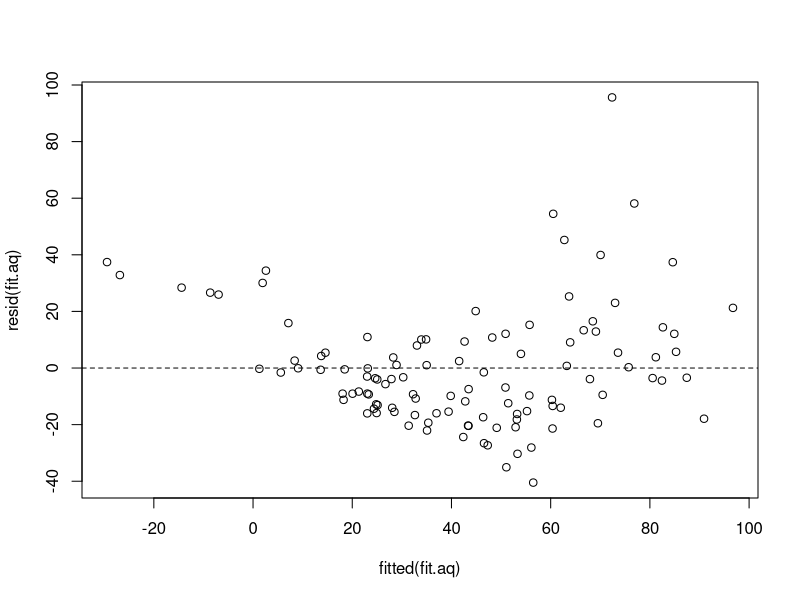
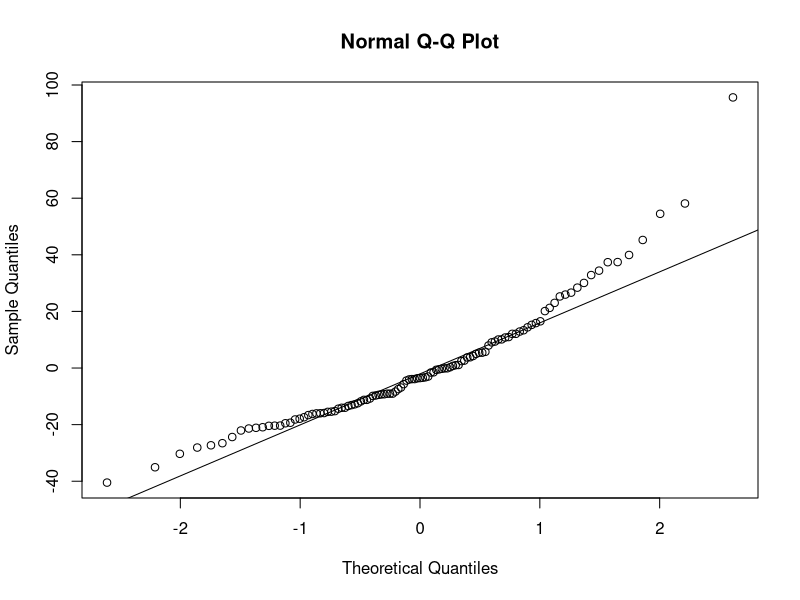
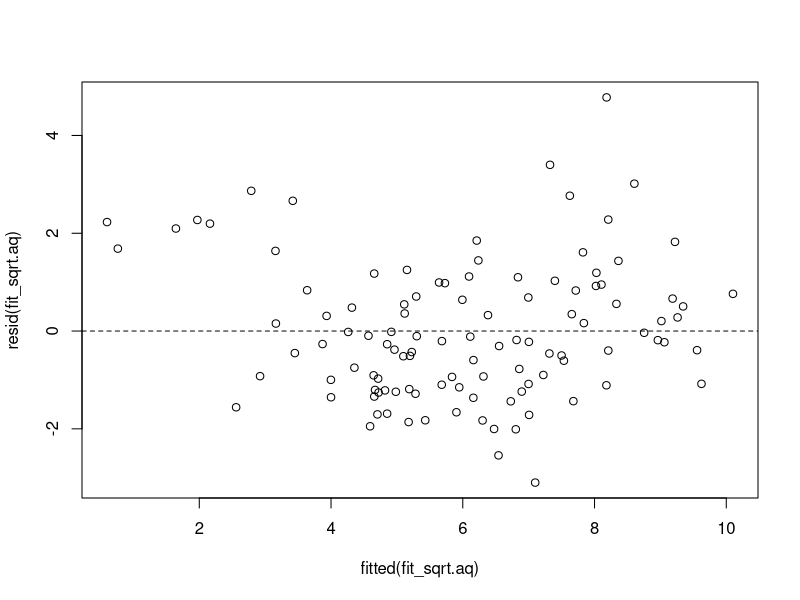
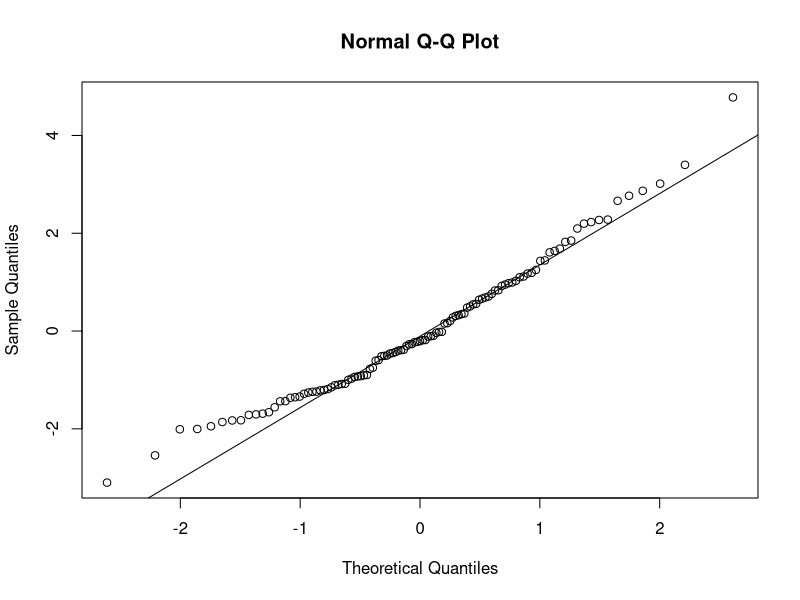
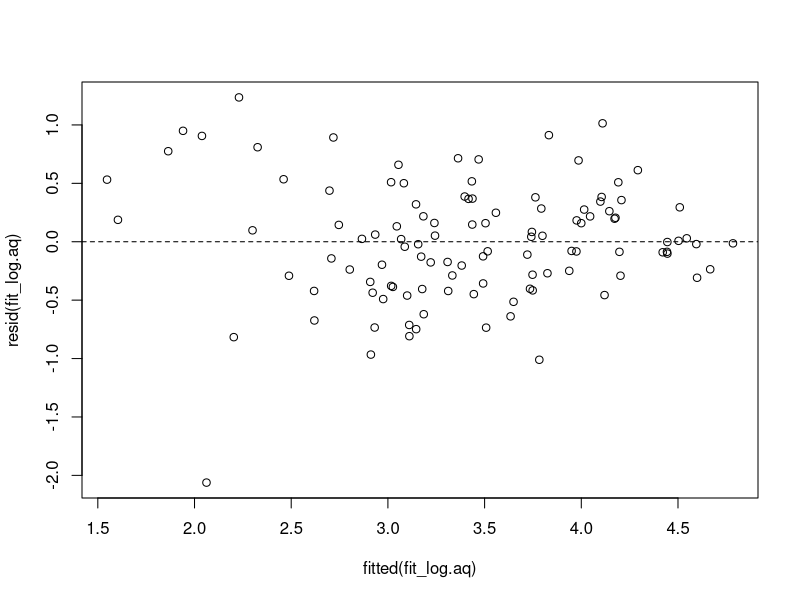
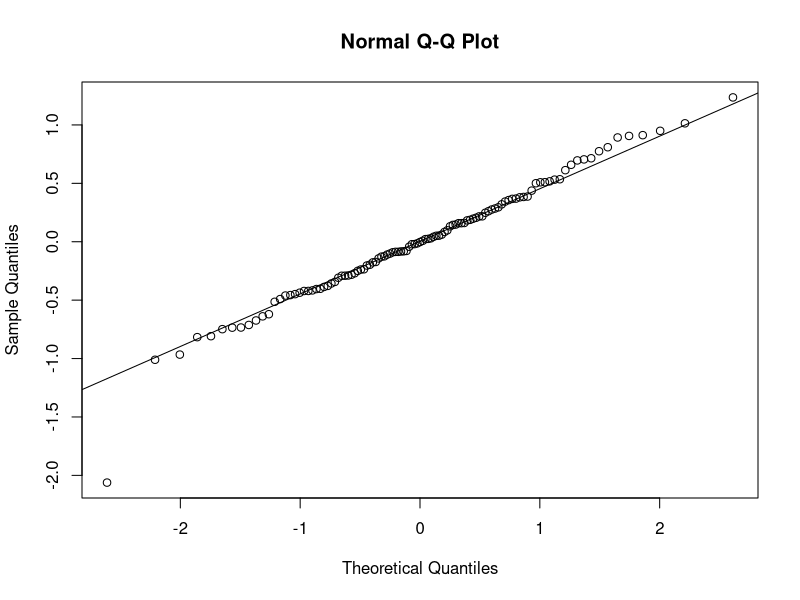

Reproduce these figures in R, in order.

## residual plot
airquality
fit.aq <- lm(Ozone ~ Solar.R + Wind + Temp,data=airquality)
summary(fit.aq)
plot(fitted(fit.aq),resid(fit.aq)); abline(h=0,lty=2)
qqnorm(resid(fit.aq)); qqline(resid(fit.aq))

## sqrt transform
fit_sqrt.aq <- lm(sqrt(airquality$Ozone) ~ Solar.R + Wind + Temp,data=airquality)
summary(fit_sqrt.aq)
plot(fitted(fit_sqrt.aq),resid(fit_sqrt.aq)); abline(h=0,lty=2)
qqnorm(resid(fit_sqrt.aq)); qqline(resid(fit_sqrt.aq))

## log transform
fit_log.aq <- lm(log(airquality$Ozone) ~ Solar.R + Wind + Temp,data=airquality)
summary(fit_log.aq)
plot(fitted(fit_log.aq),resid(fit_log.aq)); abline(h=0,lty=2)
qqnorm(resid(fit_log.aq)); qqline(resid(fit_log.aq))
